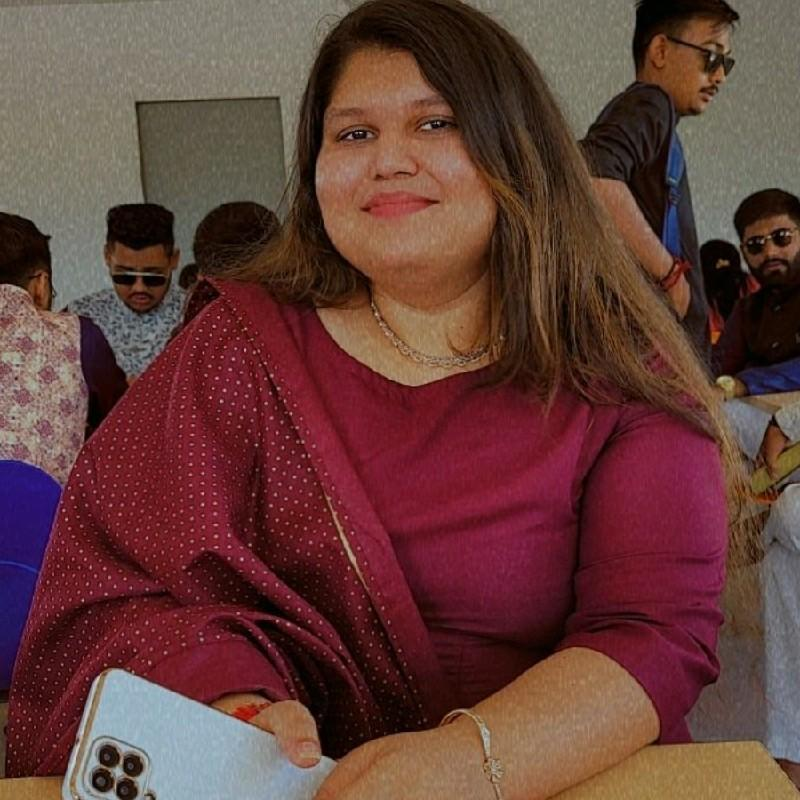
#> input picture known_faces/pal/pal1.jpeg, 800 x 800 px; its folder holds only this picture in this run
$ python -i train_model.py   (imports and definitions only)
#> lines starting #> are read from the running program, lines starting #| are printed output that depends on the picture
def train_model():
    import cv2, json, numpy as np
    from pathlib import Path

    recognizer = cv2.face.LBPHFaceRecognizer_create()
    detector = cv2.CascadeClassifier(cv2.data.haarcascades + "haarcascade_frontalface_default.xml")

    faces, labels, names = [], [], {}
    label_id = 0

    for person_dir in sorted(Path("known_faces").iterdir()):
        if not person_dir.is_dir() or person_dir.name.startswith('.'):
            continue
        names[label_id] = person_dir.name

        for img_path in person_dir.glob("*.*"):
            img = cv2.imread(str(img_path), cv2.IMREAD_GRAYSCALE)
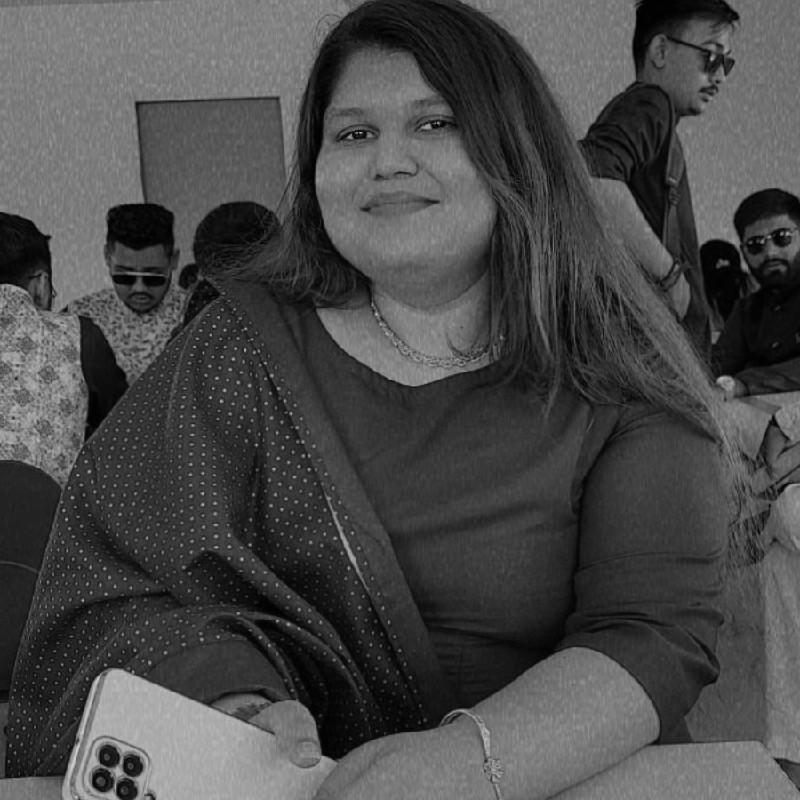
#> img: shape (800, 800); min 0, max 214, mean 73.5
            if img is None:
                print(f"⚠️ Couldn't read image: {img_path}")
                continue

            rects = detector.detectMultiScale(img, scaleFactor=1.1, minNeighbors=5)
#> rects = [[100, 246, 80, 80], [298, 57, 192, 192]]
            for (x, y, w, h) in rects:
                face = img[y:y+h, x:x+w]

                # Normalize size and contrast
                face = cv2.resize(face, (200, 200))
                face = cv2.equalizeHist(face)

                # Append original
                faces.append(face)
                labels.append(label_id)

                # Data Augmentation: flipped face
                face_flipped = cv2.flip(face, 1)
                faces.append(face_flipped)
                labels.append(label_id)
#> this loop made 2 passes
#> pass 1, in train_model, `face = img[y:y+h, x:x+w]`:
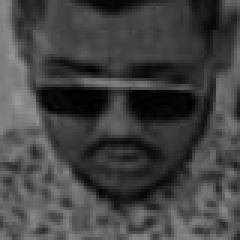
#> face: shape (80, 80) (shown 3 times larger); min 0, max 153, mean 67.1
#> pass 1, in train_model, `face = cv2.equalizeHist(face)`:
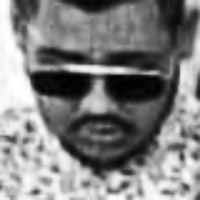
#> face: shape (200, 200); min 0, max 255, mean 128.5
#> pass 1, in train_model, `face_flipped = cv2.flip(face, 1)`:
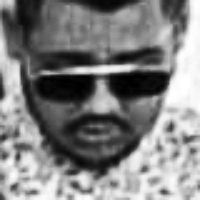
#> face_flipped: shape (200, 200); min 0, max 255, mean 128.5
#> after the loop:
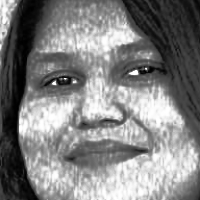
#> face: shape (200, 200); min 0, max 255, mean 128.9
#> after the loop, faces = 4 items; labels = [0, 0, 0, 0]

        label_id += 1
#> pass 2 of the loop in train_model, `for person_dir in sorted(Path("known_faces").iterdir()):`:
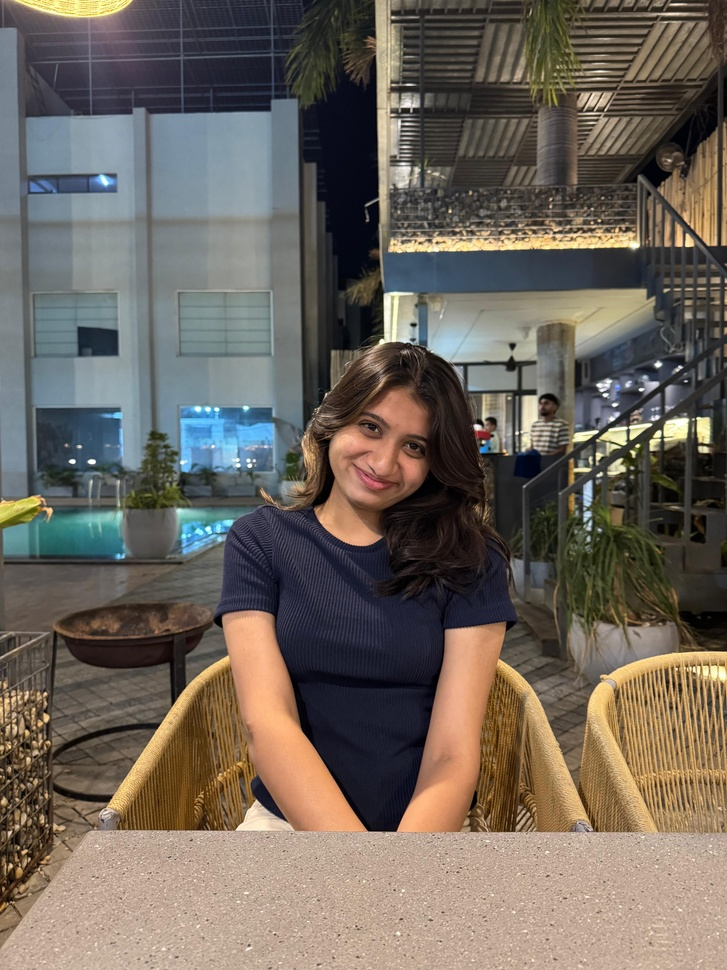
#> input picture known_faces/riya/riya1.jpeg, 727 x 970 px, shrunk from 3120 x 4160 before the run
#> img: shape (970, 727)
#> rects = [[378, 90, 65, 65], [157, 236, 157, 157]]
#> the loop in train_model, `for (x, y, w, h) in rects:` made 2 passes
#> pass 1, in train_model, `face_flipped = cv2.flip(face, 1)`:
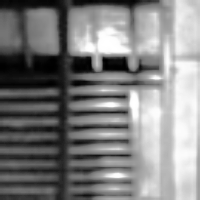
#> face_flipped: shape (200, 200); min 0, max 255, mean 128.4
#> after the loop in train_model, `for (x, y, w, h) in rects:`:
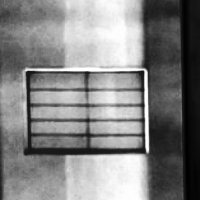
#> face: shape (200, 200); min 0, max 255, mean 130.2
#> after the loop in train_model, `for (x, y, w, h) in rects:`: faces = 8 items; labels = [0, 0, 0, 0, 1, 1, 1, 1]
#> label_id = 2

    if not faces:
        print("❌ No faces found. Training aborted.")
        return False

    recognizer.train(faces, np.array(labels, dtype=np.int32))
    recognizer.write("trainer.yml")
    with open("labels.json", "w") as f:
        json.dump(names, f)

    print(f"✅ Model trained on {len(faces)} faces across {len(names)} individuals.")
    return True

>>> result = train_model()
